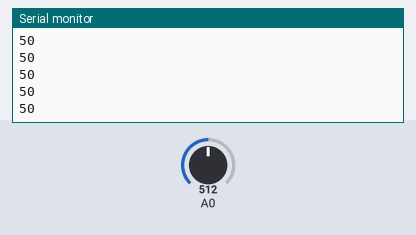
Recording of a sketch running on a simulated Arduino Uno, built with avr-gcc and run on an emulated ATmega328P. Shown: the last lines printed to the serial monitor. The inputs (shaded band) are chosen by the test bench; at power-on: A0 = 512.

Above: at 1.2 s.
1.3 s: A0 set to 716
At 1.56 s:
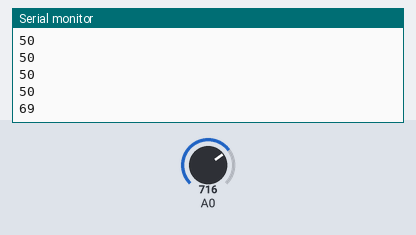
2.8 s: A0 set to 900
At 2.96 s:
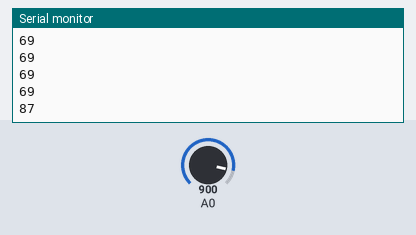
Timing chart, 0 to 5.8 s (numbered marks = the images above; inputs shaded):
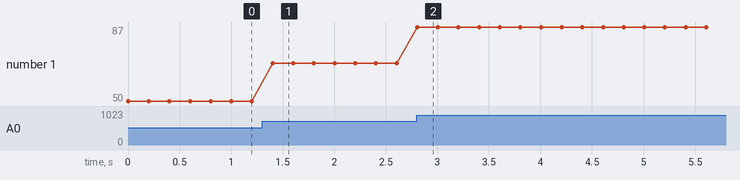

The sketch:

fotoresistencia.ino
```cpp
void setup() {
  Serial.begin(9600);
}

void loop() {
  int sensorValue = analogRead(A0);
  float luz = ((sensorValue * 100.0) / 1023.0);
  Serial.println(int(luz));
  delay(200);
}
```

Measured:
- after the input at 1.3 s, the serial monitor: prints a new line after 0.10 s (image 1)
- after the input at 2.8 s, the serial monitor: prints a new line at once (image 2)
- plotted number 1: 50 → 69 after the input at 1.3 s, 69 → 87 after the input at 2.8 s
